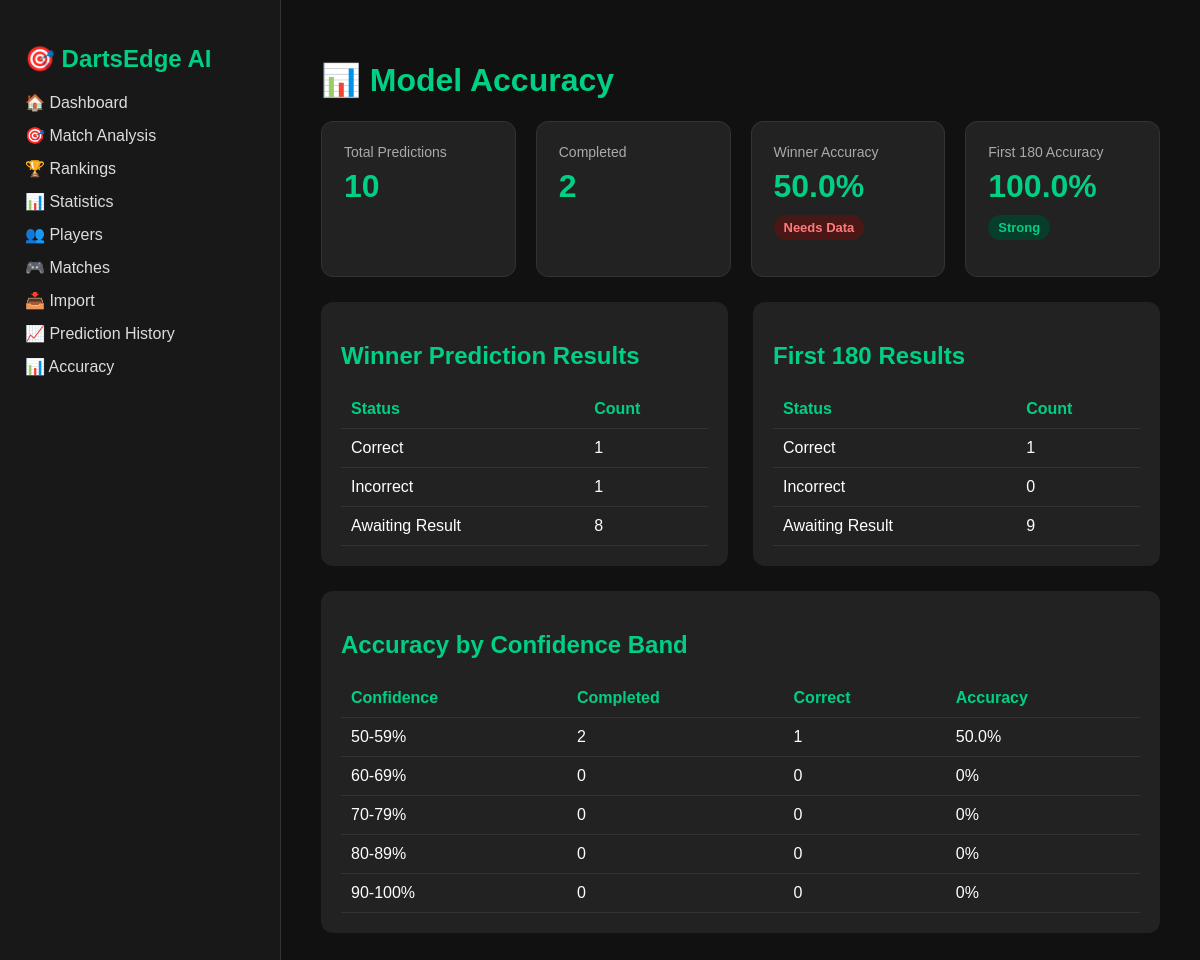
/accuracy, run on the app's committed database.
### app/models/prediction.py (models this page shows)
class Prediction(Base):
    __tablename__ = "predictions"
    id = Column(Integer, primary_key=True, index=True)
    created_at = Column(DateTime, default=datetime.utcnow)
    player_a = Column(String)
    player_b = Column(String)
    predicted_winner = Column(String)
    win_prob_a = Column(Float)
    win_prob_b = Column(Float)
    confidence = Column(Integer)
    rating_a = Column(Float)
    rating_b = Column(Float)
    first_180_a = Column(Float)
    first_180_b = Column(Float)
    actual_winner = Column(String, nullable=True)
    actual_first_180_player = Column(String, nullable=True)
    winner_correct = Column(Integer, nullable=True)
    first_180_correct = Column(Integer, nullable=True)

### app/routes/accuracy.py (the view)
@router.get("/accuracy")
def accuracy_page(request: Request):
    db = SessionLocal()
    predictions = db.query(Prediction).all()
    confidence_bands = build_confidence_bands(predictions)
    total_predictions = len(predictions)
    completed_predictions = len(
        [p for p in predictions if p.winner_correct is not None]
    )
    winner_correct = len(
        [p for p in predictions if p.winner_correct == 1]
    )
    winner_incorrect = len(
        [p for p in predictions if p.winner_correct == 0]
    )
    winner_pending = total_predictions - completed_predictions
    first_180_completed = len(
        [p for p in predictions if p.first_180_correct is not None]
    )
    first_180_correct = len(
        [p for p in predictions if p.first_180_correct == 1]
    )
    first_180_incorrect = len(
        [p for p in predictions if p.first_180_correct == 0]
    )
    first_180_pending = total_predictions - first_180_completed
    winner_accuracy = (
        round((winner_correct / completed_predictions) * 100, 1)
        if completed_predictions
        else 0
    )
    first_180_accuracy = (
        round((first_180_correct / first_180_completed) * 100, 1)
        if first_180_completed
        else 0
    )
    db.close()
    return templates.TemplateResponse(
        "accuracy.html",
        {
            "request": request,
            "total_predictions": total_predictions,
            "completed_predictions": completed_predictions,
            "winner_accuracy": winner_accuracy,
            "first_180_accuracy": first_180_accuracy,
            "winner_correct": winner_correct,
            "winner_incorrect": winner_incorrect,
            "winner_pending": winner_pending,
            "first_180_correct": first_180_correct,
            "first_180_incorrect": first_180_incorrect,
            "first_180_pending": first_180_pending,
            "confidence_bands": confidence_bands,
        },
    )

### app/templates/accuracy.html
{% extends "base.html" %}
{% block content %}
<h1>📊 Model Accuracy</h1>
<div class="kpi-grid">
    <div class="kpi-card">
        <div class="kpi-label">Total Predictions</div>
        <div class="kpi-value">{{ total_predictions }}</div>
    </div>
    <div class="kpi-card">
        <div class="kpi-label">Completed</div>
        <div class="kpi-value">{{ completed_predictions }}</div>
    </div>
    <div class="kpi-card">
        <div class="kpi-label">Winner Accuracy</div>
        <div class="kpi-value">{{ winner_accuracy }}%</div>
        {% if winner_accuracy >= 70 %}
        <span class="badge badge-good">Strong</span>
        {% elif winner_accuracy >= 55 %}
        <span class="badge badge-warning">Developing</span>
        {% else %}
        <span class="badge badge-low">Needs Data</span>
        {% endif %}
    </div>
    <div class="kpi-card">
        <div class="kpi-label">First 180 Accuracy</div>
        <div class="kpi-value">{{ first_180_accuracy }}%</div>
        {% if first_180_accuracy >= 70 %}
        <span class="badge badge-good">Strong</span>
        {% elif first_180_accuracy >= 55 %}
        <span class="badge badge-warning">Developing</span>
        {% else %}
        <span class="badge badge-low">Needs Data</span>
        {% endif %}
    </div>
</div>
<div class="dashboard-grid">
    <div class="card">
        <h2>Winner Prediction Results</h2>
        <table>
            <tr>
                <th>Status</th>
                <th>Count</th>
            </tr>
            <tr>
                <td>Correct</td>
                <td>{{ winner_correct }}</td>
            </tr>
            <tr>
                <td>Incorrect</td>
                <td>{{ winner_incorrect }}</td>
            </tr>
            <tr>
                <td>Awaiting Result</td>
                <td>{{ winner_pending }}</td>
            </tr>
        </table>
    </div>
    <div class="card">
        <h2>First 180 Results</h2>
        <table>
            <tr>
                <th>Status</th>
                <th>Count</th>
            </tr>
            <tr>
                <td>Correct</td>
                <td>{{ first_180_correct }}</td>
            </tr>
            <tr>
                <td>Incorrect</td>
                <td>{{ first_180_incorrect }}</td>
            </tr>
            <tr>
                <td>Awaiting Result</td>
                <td>{{ first_180_pending }}</td>
            </tr>
        </table>
    </div>
</div>
<div class="card">
    <h2>Accuracy by Confidence Band</h2>
    <table>
        <tr>
            <th>Confidence</th>
            <th>Completed</th>
            <th>Correct</th>
            <th>Accuracy</th>
        </tr>
        {% for row in confidence_bands %}
        <tr>
            <td>{{ row.band }}%</td>
            <td>{{ row.total }}</td>
            <td>{{ row.correct }}</td>
            <td>{{ row.accuracy }}%</td>
        </tr>
        {% endfor %}
    </table>
</div>
{% endblock %}

### app/static/css/styles.css (style rules this page uses)
body { font-family: Arial, sans-serif; background: #111; color: white; margin: 0; }
.card { background: #222; padding: 20px; margin-bottom: 25px; border-radius: 12px; }
h1, h2, h3 { color: #00d084; }
table { width: 100%; border-collapse: collapse; }
th, td { padding: 10px; border-bottom: 1px solid #333; text-align: left; }
th { color: #00d084; }
.kpi-grid { display: grid; grid-template-columns: repeat(4, minmax(160px, 1fr)); gap: 20px; margin-bottom: 25px; }
.kpi-card { background: #222; border: 1px solid #333; border-radius: 12px; padding: 22px; min-height: 110px; }
.kpi-label { color: #aaa; font-size: 14px; margin-bottom: 8px; }
.kpi-value { color: #00d084; font-size: 32px; font-weight: bold; margin-bottom: 10px; }
.dashboard-grid { display: grid; grid-template-columns: 1fr 1fr; gap: 25px; }
.badge { display: inline-block; padding: 5px 10px; border-radius: 20px; font-size: 13px; font-weight: bold; }
.badge-good { background: #073d2b; color: #00d084; }
.badge-low { background: #4a1717; color: #ff7b7b; }

### data on the page
Prediction: band "60-69", total "0", correct "0", accuracy "0", band "70-79", band "80-89", band "90-100"

### other printed values
{{ total_predictions }} "10"
{{ completed_predictions }} "2"
{{ winner_accuracy }} "50.0"
{{ first_180_accuracy }} "100.0"
{{ winner_correct }} "1"
{{ winner_incorrect }} "1"
{{ winner_pending }} "8"
{{ first_180_correct }} "1"
{{ first_180_incorrect }} "0"
{{ first_180_pending }} "9"
{{ row.band }} "50-59"
{{ row.total }} "2"
{{ row.correct }} "1"
{{ row.accuracy }} "50.0"
